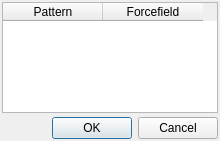
<ui version="4.0" >
 <class>SelectPatternDialog</class>
 <widget class="QDialog" name="SelectPatternDialog" >
  <property name="geometry" >
   <rect>
    <x>0</x>
    <y>0</y>
    <width>220</width>
    <height>141</height>
   </rect>
  </property>
  <property name="windowTitle" >
   <string>Select Pattern</string>
  </property>
  <property name="windowIcon" >
   <iconset resource="icons.qrc" >:/program/icons/aten.png</iconset>
  </property>
  <layout class="QVBoxLayout" >
   <property name="margin" >
    <number>2</number>
   </property>
   <property name="spacing" >
    <number>4</number>
   </property>
   <item>
    <widget class="QTableWidget" name="PatternTable" >
     <property name="editTriggers" >
      <set>QAbstractItemView::NoEditTriggers</set>
     </property>
     <property name="selectionMode" >
      <enum>QAbstractItemView::SingleSelection</enum>
     </property>
     <property name="selectionBehavior" >
      <enum>QAbstractItemView::SelectRows</enum>
     </property>
     <column>
      <property name="text" >
       <string>Pattern</string>
      </property>
     </column>
     <column>
      <property name="text" >
       <string>Forcefield</string>
      </property>
     </column>
    </widget>
   </item>
   <item>
    <widget class="QDialogButtonBox" name="buttonBox" >
     <property name="orientation" >
      <enum>Qt::Horizontal</enum>
     </property>
     <property name="standardButtons" >
      <set>QDialogButtonBox::Cancel|QDialogButtonBox::NoButton|QDialogButtonBox::Ok</set>
     </property>
    </widget>
   </item>
  </layout>
 </widget>
 <resources>
  <include location="icons.qrc" />
 </resources>
 <connections>
  <connection>
   <sender>buttonBox</sender>
   <signal>accepted()</signal>
   <receiver>SelectPatternDialog</receiver>
   <slot>accept()</slot>
   <hints>
    <hint type="sourcelabel" >
     <x>248</x>
     <y>254</y>
    </hint>
    <hint type="destinationlabel" >
     <x>157</x>
     <y>274</y>
    </hint>
   </hints>
  </connection>
  <connection>
   <sender>buttonBox</sender>
   <signal>rejected()</signal>
   <receiver>SelectPatternDialog</receiver>
   <slot>reject()</slot>
   <hints>
    <hint type="sourcelabel" >
     <x>316</x>
     <y>260</y>
    </hint>
    <hint type="destinationlabel" >
     <x>286</x>
     <y>274</y>
    </hint>
   </hints>
  </connection>
 </connections>
</ui>
